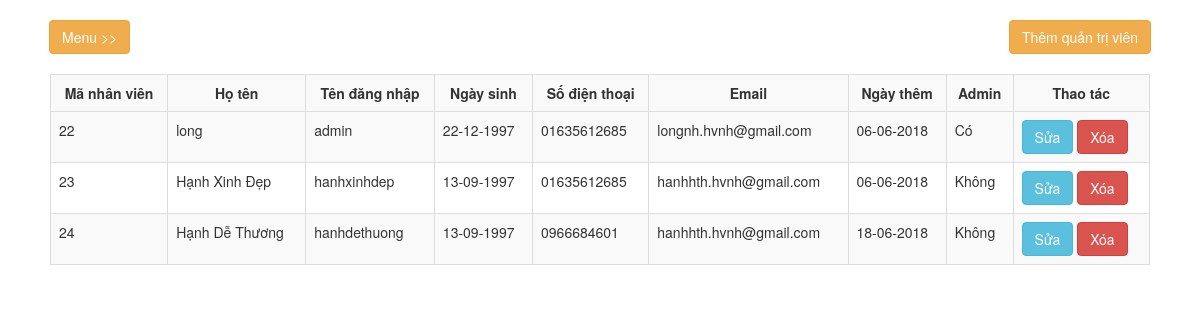
The app's page /admin/employees.php (signed in) with its own data.
### tables this page shows
CREATE TABLE `user` (
  `user_id` int(11) NOT NULL,
  `username` varchar(100) NOT NULL,
  `password` varchar(100) NOT NULL,
  `name` varchar(100) NOT NULL,
  `email` varchar(100) NOT NULL,
  `phone` varchar(30) NOT NULL,
  `admin` tinyint(1) NOT NULL,
  `birthday` date NOT NULL,
  `date_added` date NOT NULL
);

### admin/employees.php (the view, shortened to what this page needs)
<?php
if(isset($_SESSION['login_user']) && $_SESSION['login_user']==1 && $_SESSION['admin']==1)
{
?>
<!DOCTYPE html>
<html lang="en">
<head>
    <link href="../css/bootstrap.min.css" rel="stylesheet">
    <link href="../css/simple-sidebar.css" rel="stylesheet">
</head>
<body>
	<div id="wrapper">
        <div id="page-content-wrapper">
            <div class="container-fluid">
                <div class="row">
                    <div class="col-lg-12">
                        <a href="#menu-toggle" class="btn btn-warning" id="menu-toggle" style="margin-bottom: 20px;  margin-left: 14px;">Menu >></a>
                        <a class="btn btn-warning" href="../admin/add_employees.php" style="float: right; margin-right: 14px">Thêm quản trị viên</a>
                    </div>
                </div>
            <?php
                require("../connect.php");
                $sql = "SELECT * FROM user";
                $ketQuaTruyVan = $conn->query($sql);
            ?>
            <div class="container-fluid">
                <table class="table table-striped table-bordered">
                    <tr>
                        <th>Mã nhân viên</th>
                        <th>Họ tên</th>
                        <th>Tên đăng nhập</th>
                        <th>Ngày sinh</th>
                        <th>Số điện thoại</th>
                        <th>Email</th>
                        <th>Ngày thêm</th>
                        <th>Admin</th>
                        <th>Thao tác</th>
                    </tr>
                    <tr>
                        <?php
                        if($ketQuaTruyVan->num_rows > 0){
                        while($NV = $ketQuaTruyVan->fetch_assoc()){
                        ?>
                            <tr>
                                <td><?php echo $NV['user_id']; ?></td>
                                <td><?php echo $NV['name']; ?></td>
                                <td><?php echo $NV['username']; ?></td>
                                <td><?php echo date_format(new DateTime($NV['birthday']),"d-m-Y"); ?></td>
                                <td><?php echo $NV['phone']; ?></td>
                                <td><?php echo $NV['email']; ?></td>
                                <td><?php echo date_format(new DateTime($NV['date_added']),"d-m-Y"); ?></td>
                                <?php if($NV['admin']==1){?>
                                    <td>Có</td>
                                    <?php } else { ?>
                                    <td>Không</td> <?php } ?>
                                <td>
                                    <a class="btn btn-info" href="edit_employees.php?id=<?php echo $NV['user_id'];?>">Sửa</a>
                                    <span><a class="btn btn-danger" href="del_employees.php?id=<?php echo $NV['user_id'];?>" >Xóa</a></span>
                                </td>
                            </tr>
                        <?php
                        }
                        }
                        ?>
                    </tr>
                </table>
            </div>
        </div>
    </div>
    </div>
</body>
</html>
<?php
}else{
    echo
    "<script>
    alert('Bạn cần đăng nhập quyền admin để quản trị');
    window.location = 'index.php';
    </script>";
}
?>

### css/simple-sidebar.css (style rules this page uses)
body { overflow-x: hidden; }
#wrapper { padding-left: 0; -webkit-transition: all 0.5s ease; -moz-transition: all 0.5s ease; -o-transition: all 0.5s ease; transition: all 0.5s ease; }
#page-content-wrapper { width: 100%; position: absolute; padding: 15px; }
@media (min-width:768px) { #wrapper { padding-left: 0; } }
@media (min-width:768px) { #page-content-wrapper { padding: 20px; position: relative; } }

### admin/employees.php (style rules this page uses)
th { text-align: center; }

### records on screen
user: user_id "22", name "long", username "admin", birthday "22-12-1997", phone "01635612685", email "longnh.hvnh@gmail.com", date_added "06-06-2018", admin "Có"
user: user_id "23", name "Hạnh Xinh Đẹp", username "hanhxinhdep", birthday "13-09-1997", phone "01635612685", email "hanhhth.hvnh@gmail.com", date_added "06-06-2018", admin "Không"
user: user_id "24", name "Hạnh Dễ Thương", username "hanhdethuong", birthday "13-09-1997", phone "0966684601", email "hanhhth.hvnh@gmail.com", date_added "18-06-2018", admin "Không"
